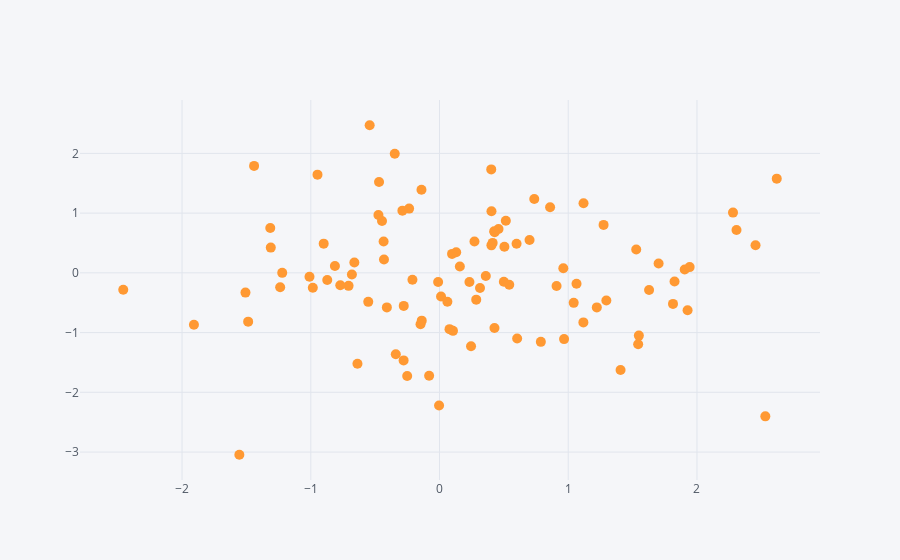

The notebook cell saved with this chart:
### Code cell
df1.iplot(kind='scatter',x='A',y='B',mode='markers',size=10)
